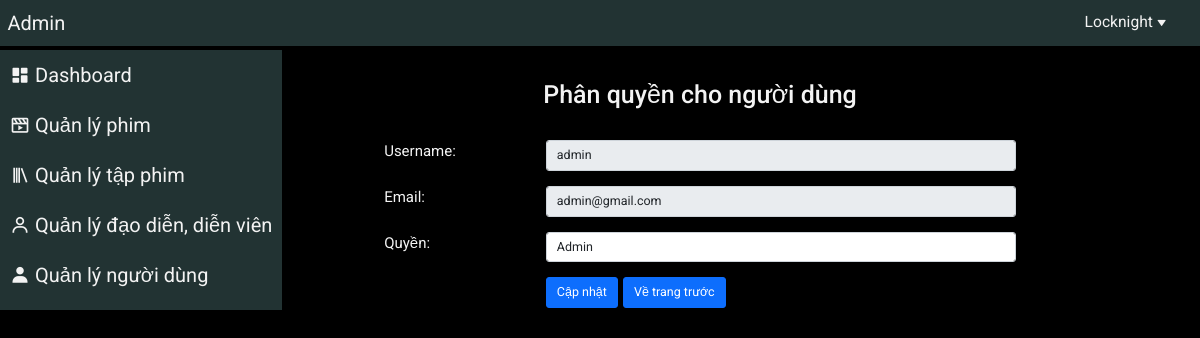
The page /admin/edit_permission_user.php?user_id=1 (signed in) on the database its author committed.
### tables this page shows
CREATE TABLE `users` (
	`user_id` INT(20) NOT NULL AUTO_INCREMENT,
	`username` varchar(100) NOT NULL UNIQUE,
	`fullname` varchar(50),
	`password` varchar(100) NOT NULL,
	`email` varchar(150) NOT NULL UNIQUE,
	`birthday` DATE,
	`gender` varchar(10),
	`user_type` INT(3) NOT NULL,
	`created_at` TIMESTAMP NOT NULL,
	`updated_at` TIMESTAMP NOT NULL,
	PRIMARY KEY (`user_id`)
);

### public/admin/edit_permission_user.php (the view, shortened to what this page needs)
<?php
    require_once('../../src/db.php');
    if (isset($_GET['user_id'])) {
        $user_id = $_GET['user_id'];
        $sql_user = "SELECT * FROM `users` WHERE `user_id` = ?";
        $stmt_user = $conn->prepare($sql_user);
        $stmt_user->bind_param('i', $user_id);
        $stmt_user->execute();
        $result_user = $stmt_user->get_result();
        $user = $result_user->fetch_assoc();
    }
?>
<!DOCTYPE html>
<html lang="en">
<head>
    <?php include('./link_css.php') ?>
</head>
<body>
    <div class="wrapper container-fluid">
        <?php include('./header.php') ?>
        <div class="row">
            <div class="col-12 col-md-2">
                <?php include('./sidebar_menu.php') ?>
            </div>
            <div class="col-12 col-md-10">
                <div class="container manage-actor">
                    <div class="my-3">
                        <h1 class="text-center my-5">Phân quyền cho người dùng </h1>
                        <form id="form-edit-actor" method="post" class="form-edit-actor my-4" action="">
                            <div class="mb-4 row">
                                <label class="form-label col-12 col-lg-2 offset-lg-2" for="username">Username: </label>
                                <div class="col-12 col-lg-6">
                                    <input type="text" disabled class="form-control form-control-lg" id="username" name="username" placeholder="Nhập tên đạo diễn, diễn viên" value="<?= $user['username'] ?>" />
                                </div>
                            </div>
                            <div class="mb-4 row">
                                <label class="form-label col-12 col-lg-2 offset-lg-2" for="email">Email: </label>
                                <div class="col-12 col-lg-6">
                                    <input type="text" disabled class="form-control form-control-lg" id="email" name="email" placeholder="Nhập tên đạo diễn, diễn viên" value="<?= $user['email'] ?>" />
                                </div>
                            </div>
                            <div class="mb-4 row">
                                <label class="form-label col-12 col-lg-2 offset-lg-2" for="user-type">Quyền: </label>
                                <div class="col-12 col-lg-6">
                                    <select name="user-type" id="user-type" class="form-control form-control-lg">
                                        <?php
                                            $sql_user_type = "SELECT * FROM `user-types`";
                                            $result_user_type = $conn->query($sql_user_type);
                                            if ($result_user_type->num_rows > 0) {
                                                while ($row_user_type = $result_user_type->fetch_assoc()) {
                                        ?>
                                            <option value="<?= $row_user_type['type'] ?>"
                                                    class="form-control form-control-lg"
                                                    <?= $user['user_type'] == $row_user_type['type'] ? 'selected="selected"' : '' ?>
                                            >
                                                <?= $row_user_type['type_name'] ?>
                                            </option>
                                        <?php
                                                }
                                            }
                                        ?>
                                    </select>
                                </div>
                            </div>
                            <div class="row">
                                <div class="col-lg-5 offset-lg-4">
                                    <button type="submit" class="btn btn-primary btn-lg" name="btn-edit-user" id="btn-edit-user"
                                        value="Thêm đạo diễn, diễn viên"
                                    >
                                        Cập nhật
                                    </button>
                                    <a href="./manage_user.php" class="ms-2 btn btn-primary btn-lg">
                                        Về trang trước
                                    </a>
                                </div>
                            </div>
                        </form>
                    </div>
                </div>
            </div>
        </div>
    </div>
</body>
</html>

### public/admin/assets/css/base.css (style rules this page uses)
:root { --main-color: #ffe600; --bg-color: #000; --bg-box-color: #233; --text-color: #f3f3f3; }
* { padding: 0; margin: 0; box-sizing: border-box; font-size: 62.5%; font-family: 'Roboto', sans-serif; }
a { text-decoration: none; color: var(--text-color); }
.wrapper { padding-top: 50px; }

### public/admin/assets/css/main.css (style rules this page uses)
body { background-color: var(--bg-color); }
h1 { color: var(--text-color); }
label { font-size: 1.5rem; color: var(--text-color); }

### rows shown on the page
users: username "admin", email "admin@gmail.com", user-type "Admin"
